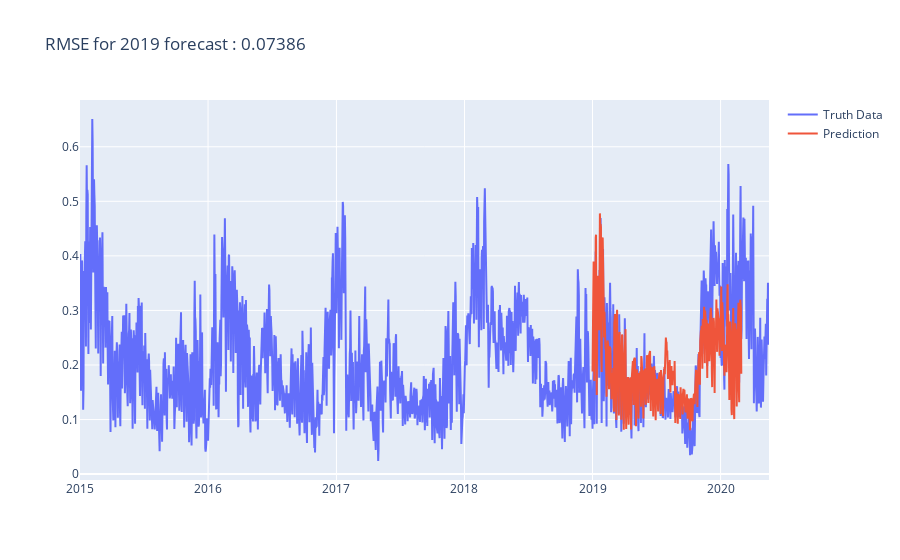

Notebook code cell kept with this figure:
### Code cell
y_predict = model.predict(X_test)
fig = go.Figure()
fig.add_trace(
    go.Scatter(
        x = HRE.index,
        y = HRE.FR,
        name = 'Truth Data'
    )
)
fig.add_trace(
    go.Scatter(
        x = X_test.index,
        y = y_predict,
        name = 'Prediction'
    )
)
fig.update_layout(
    title = f"RMSE for 2019 forecast : {np.round(np.sqrt(mean_squared_error(y_test,y_predict)),5)}",
    hovermode='x'
)

### Figure 1 — Plotly figure (JSON) as saved in the notebook; plotly's stock layout.template omitted (floating-point values rounded to 4 significant figures; data arrays with more than 128 entries replaced by an {"elided": "..."} marker saying what was removed)
{"data": [{"name": "Truth Data", "type": "scatter", "x": {"elided": "1965 str values"}, "y": {"elided": "1965 float values"}}, {"name": "Prediction", "type": "scatter", "x": {"elided": "425 str values"}, "y": {"elided": "425 float values"}}], "layout": {"hovermode": "x", "title": {"text": "RMSE for 2019 forecast : 0.07386"}}}
